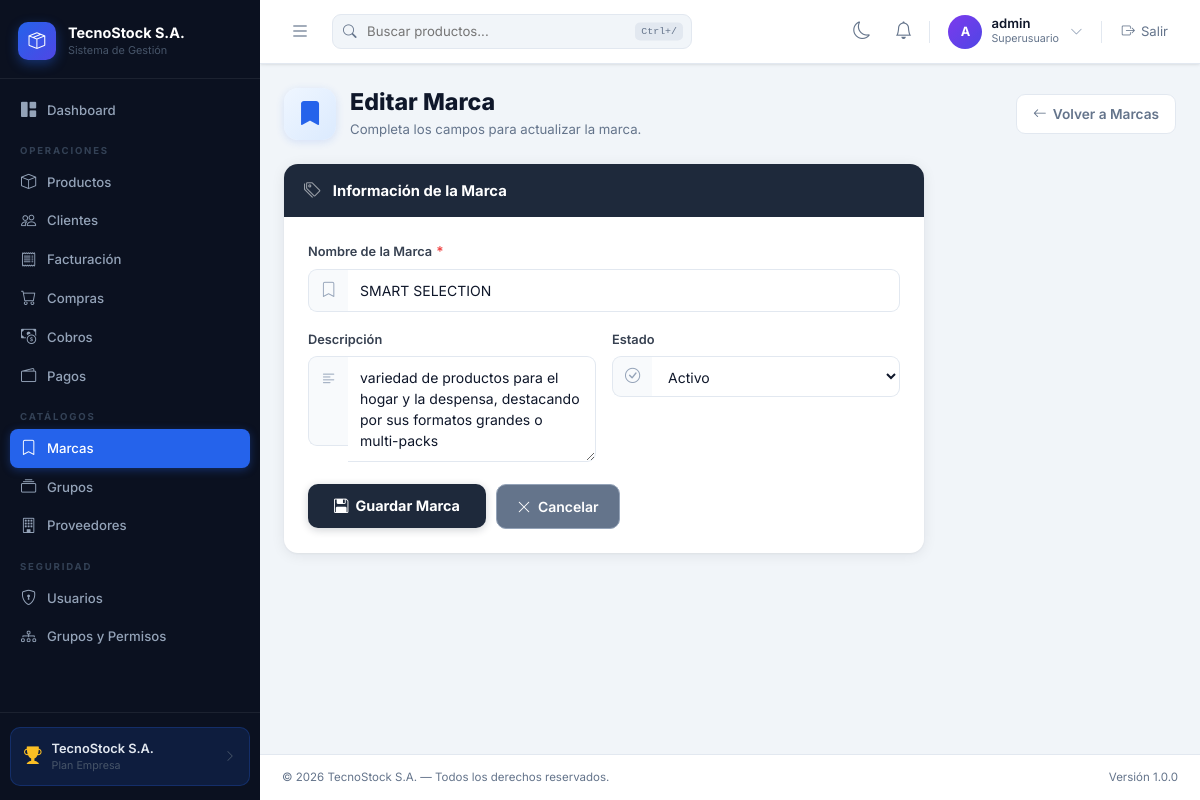
The page /brands/1/edit/ (signed in) on the database its author committed.
### billing/models.py (models this page shows, shortened)
class Brand(models.Model):
    name = models.CharField(max_length=100, unique=True, verbose_name='Nombre')
    description = models.TextField(blank=True, verbose_name='Descripción')
    is_active = models.BooleanField(default=True, verbose_name='Activo')
    created_at = models.DateTimeField(auto_now_add=True)
    updated_at = models.DateTimeField(auto_now=True)
    class Meta:
        verbose_name = 'Marca'
        verbose_name_plural = 'Marcas'
        ordering = ['name']

### billing/views.py (the view)
# urls.py: path('brands/<int:pk>/edit/', views.brand_update, name='brand_update'),
@login_required
@permission_required('billing.change_brand', raise_exception=True)
def brand_update(request, pk):
    brand = get_object_or_404(Brand, pk=pk)
    if request.method == 'POST':
        form = BrandForm(request.POST, instance=brand)
        if form.is_valid():
            form.save()
            messages.success(request, 'Marca actualizada.')
            return redirect('billing:brand_list')
    else:
        form = BrandForm(instance=brand)
    return render(request, 'billing/brand_form.html', {'form': form, 'title': 'Editar Marca'})

### billing/forms.py
class BrandForm(forms.ModelForm):
    class Meta:
        model = Brand
        fields = ('name', 'description', 'is_active')
        widgets = {
            'name': forms.TextInput(attrs={'placeholder': 'Ingrese el nombre de la marca'}),
            'description': forms.Textarea(attrs={'rows': 4, 'placeholder': 'Ingrese una descripción (opcional)'}),
            'is_active': ActiveSelect(),
        }

### cobros/context_processors.py (called while the page is built)
def notifications(request):
    if not request.user.is_authenticated or not request.user.has_perm('cobros.view_cobrofactura'):
        return {}
    qs = Notification.objects.select_related('factura')
    return {
        'nav_notifications': qs[:8],
        'nav_notifications_unread': qs.filter(leida=False).count(),
    }

### billing/templates/billing/brand_form.html (shortened to what this page needs)
{% extends 'base.html' %}
{% block content %}
<div class="frm-page-hdr">
    <div class="frm-page-left">
        <div class="frm-page-icon"><i class="bi bi-bookmark-fill"></i></div>
        <div>
            <h2 class="frm-page-title">{{ title }}</h2>
            <p class="frm-page-sub">Completa los campos para {% if 'Nueva' in title %}crear una nueva{% else %}actualizar la{% endif %} marca.</p>
        </div>
    </div>
    <a href="{% url 'billing:brand_list' %}" class="frm-back-btn">
        <i class="bi bi-arrow-left"></i> Volver a Marcas
    </a>
</div>
<div class="frm-wrap">
    <div class="frm-card">
        <div class="frm-card-hdr">
            <i class="bi bi-tags"></i>
            <span>Información de la Marca</span>
        </div>
        <div class="frm-card-body">
            <form method="post" novalidate>
                <div class="frm-field">
                    <label class="frm-label" for="{{ form.name.id_for_label }}">
                        Nombre de la Marca <span class="frm-req">*</span>
                    </label>
                    <div class="frm-iw">
                        <div class="frm-icon"><i class="bi bi-bookmark"></i></div>
                        <input type="text"
                               name="{{ form.name.html_name }}"
                               id="{{ form.name.id_for_label }}"
                               value="{{ form.name.value|default:'' }}"
                               placeholder="Ingrese el nombre de la marca"
                               {% if form.name.field.required %}required{% endif %}
                               {% if form.name.errors %}style="border-color:#EF4444"{% endif %}>
                    </div>
                </div>
                <div class="frm-grid-2">
                    <div class="frm-field" style="margin-bottom:0">
                        <label class="frm-label" for="{{ form.description.id_for_label }}">Descripción</label>
                        <div class="frm-iw frm-iw-ta">
                            <div class="frm-icon" style="min-height:90px"><i class="bi bi-text-left"></i></div>
                            <textarea name="{{ form.description.html_name }}"
                                      id="{{ form.description.id_for_label }}"
                                      rows="4"
                                      placeholder="Ingrese una descripción (opcional)"
                                      style="border-radius:0 9px 9px 0">{{ form.description.value|default:'' }}</textarea>
                        </div>
                    </div>
                    <div class="frm-field" style="margin-bottom:0">
                        <label class="frm-label" for="{{ form.is_active.id_for_label }}">Estado</label>
                        <div class="frm-iw">
                            <div class="frm-icon"><i class="bi bi-check-circle"></i></div>
                            {{ form.is_active }}
                        </div>
                    </div>
                </div>
                <div class="frm-actions">
                    <button type="submit" class="frm-btn-save">
                        <i class="bi bi-floppy2"></i> Guardar Marca
                    </button>
                    <a href="{% url 'billing:brand_list' %}" class="frm-btn-cancel">
                        <i class="bi bi-x-lg"></i> Cancelar
                    </a>
                </div>
            </form>
        </div>
    </div>
</div>
{% endblock %}

### templates/base.html (shortened to what this page needs)
{% load static %}
<!DOCTYPE html>
<html lang="es">
<head>
<link href="https://cdn.jsdelivr.net/npm/bootstrap@5.3.3/dist/css/bootstrap.min.css" rel="stylesheet">
<link href="https://cdn.jsdelivr.net/npm/bootstrap-icons@1.11.3/font/bootstrap-icons.css" rel="stylesheet">
</head>
<body>
{% if user.is_authenticated %}
<aside id="sidebar">
    <div class="sb-brand">
        <div class="sb-brand-icon"><i class="bi bi-box-seam"></i></div>
        <div><div class="sb-brand-name">TecnoStock S.A.</div><div class="sb-brand-sub">Sistema de Gestión</div></div>
    </div>
    {% with url_name=request.resolver_match.url_name|default:'' app_name=request.resolver_match.app_name|default:'' %}
    <nav class="sb-nav">
        <a href="{% url 'billing:home' %}" class="sb-link {% if url_name == 'home' %}active{% endif %}"><i class="bi bi-grid-1x2-fill"></i> Dashboard</a>
        {% if perms.billing.view_product or perms.billing.view_customer or perms.billing.view_invoice or perms.purchasing.view_purchase or perms.cobros.view_cobrofactura or perms.pagos.view_pagocompra %}
        <div class="sb-section">Operaciones</div>
        {% endif %}
        {% if perms.billing.view_product %}
        <a href="{% url 'billing:product_list' %}" class="sb-link {% if 'product' in url_name and app_name == 'billing' %}active{% endif %}"><i class="bi bi-box"></i> Productos</a>
        {% endif %}
        {% if perms.billing.view_customer %}
        <a href="{% url 'billing:customer_list' %}" class="sb-link {% if 'customer' in url_name %}active{% endif %}"><i class="bi bi-people"></i> Clientes</a>
        {% endif %}
        {% if perms.billing.view_invoice %}
        <a href="{% url 'billing:invoice_list' %}" class="sb-link {% if 'invoice' in url_name %}active{% endif %}"><i class="bi bi-receipt"></i> Facturación</a>
        {% endif %}
        {% if perms.purchasing.view_purchase %}
        <a href="{% url 'purchasing:purchase_list' %}" class="sb-link {% if app_name == 'purchasing' %}active{% endif %}"><i class="bi bi-cart"></i> Compras</a>
        {% endif %}
        {% if perms.cobros.view_cobrofactura %}
        <a href="{% url 'cobros:factura_pendiente_list' %}" class="sb-link {% if app_name == 'cobros' %}active{% endif %}"><i class="bi bi-cash-coin"></i> Cobros</a>
        {% endif %}
        {% if perms.pagos.view_pagocompra %}
        <a href="{% url 'pagos:compra_pendiente_list' %}" class="sb-link {% if app_name == 'pagos' %}active{% endif %}"><i class="bi bi-wallet2"></i> Pagos</a>
        {% endif %}
        {% if perms.billing.view_brand or perms.billing.view_productgroup or perms.billing.view_supplier %}
        <div class="sb-section">Catálogos</div>
        {% endif %}
        {% if perms.billing.view_brand %}
        <a href="{% url 'billing:brand_list' %}" class="sb-link {% if 'brand' in url_name %}active{% endif %}"><i class="bi bi-bookmark"></i> Marcas</a>
        {% endif %}
        {% if perms.billing.view_productgroup %}
        <a href="{% url 'billing:productgroup_list' %}" class="sb-link {% if 'productgroup' in url_name %}active{% endif %}"><i class="bi bi-collection"></i> Grupos</a>
        {% endif %}
        {% if perms.billing.view_supplier %}
        <a href="{% url 'billing:supplier_list' %}" class="sb-link {% if 'supplier' in url_name %}active{% endif %}"><i class="bi bi-building"></i> Proveedores</a>
        {% endif %}
        {% if user.is_staff or user.is_superuser %}
        <div class="sb-section">Seguridad</div>
        <a href="{% url 'security:user_list' %}" class="sb-link {% if 'user' in url_name and app_name == 'security' %}active{% endif %}"><i class="bi bi-shield-lock"></i> Usuarios</a>
        <a href="{% url 'security:group_list' %}" class="sb-link {% if 'group' in url_name and app_name == 'security' %}active{% endif %}"><i class="bi bi-diagram-3"></i> Grupos y Permisos</a>
        {% endif %}
    </nav>
    {% endwith %}
    <div class="sb-footer">
        <div class="sb-plan-card">
            <i class="bi bi-trophy-fill sb-plan-icon"></i>
            <div style="flex:1;min-width:0"><div class="sb-plan-name">TecnoStock S.A.</div><div class="sb-plan-label">Plan Empresa</div></div>
            <i class="bi bi-chevron-right" style="color:#475569;font-size:.75rem"></i>
        </div>
    </div>
</aside>
{% endif %}
<div id="main-wrap" {% if not user.is_authenticated %}class="no-sidebar"{% endif %}>
{% if user.is_authenticated %}
    <header class="topbar">
        <button class="sb-toggle" id="sidebarToggle"><i class="bi bi-list"></i></button>
        <div class="topbar-search">
            <input type="text" id="globalSearch" placeholder="Buscar productos..." data-url="{% url 'billing:product_list' %}">
            <span class="ts-kbd">Ctrl+/</span>
        </div>
        <div class="topbar-right">
            <button class="theme-toggle" id="themeToggle" type="button" title="Cambiar tema">
                <i class="bi bi-moon"></i>
            </button>
            <div class="dropdown notif-wrap">
                <button class="notif-btn" type="button" data-bs-toggle="dropdown" aria-expanded="false" title="Notificaciones">
                    <i class="bi bi-bell"></i>
                </button>
            </div>
            <div class="user-chip">
                <div class="user-avatar">{{ user.username|first|upper }}</div>
                <div>
                    <div class="user-name">{{ user.get_full_name|default:user.username }}</div>
                    <div class="user-role">{% if user.is_superuser %}Superusuario{% else %}{% with g=user.groups.first %}{% if g %}{{ g.name }}{% else %}Usuario{% endif %}{% endwith %}{% endif %}</div>
                </div>
                <i class="bi bi-chevron-down" style="color:#94A3B8;font-size:.8rem;margin-left:2px"></i>
            </div>
            <form method="post" action="{% url 'logout' %}" style="margin:0">
                <button type="submit" class="logout-btn"><i class="bi bi-box-arrow-right"></i> Salir</button>
            </form>
        </div>
    </header>
    <div class="content-area"><main>
{% endif %}
{% block content %}{% endblock %}
{% if user.is_authenticated %}
    </main></div>
    <footer class="site-footer">
        <span>© 2026 TecnoStock S.A. — Todos los derechos reservados.</span>
        <span>Versión 1.0.0</span>
    </footer>
{% else %}
    </div></div>
{% endif %}
</div>
</body>
</html>

### billing/templates/billing/brand_form.html (style rules this page uses)
.frm-page-hdr { display:flex;justify-content:space-between;align-items:center;margin-bottom:24px;flex-wrap:wrap;gap:12px }
.frm-page-left { display:flex;align-items:center;gap:14px }
.frm-page-icon { width:52px;height:52px;background:linear-gradient(135deg,#EFF6FF,#DBEAFE);border-radius:14px;display:flex;align-items:center;justify-content:center;font-size:1.5rem;color:#2563EB;box-shadow:0 2px 8px rgba(37,99,235,.14);flex-shrink:0 }
.frm-page-title { font-size:1.45rem;font-weight:800;color:#0F172A;margin:0;line-height:1.2 }
.frm-page-sub { font-size:.825rem;color:#64748B;margin:3px 0 0 }
.frm-back-btn { display:inline-flex;align-items:center;gap:6px;padding:9px 16px;border:1.5px solid #E2E8F0;border-radius:9px;background:#fff;color:#64748B;font-size:.855rem;font-weight:600;text-decoration:none;transition:background .15s;white-space:nowrap }
.frm-wrap { max-width:640px }
.frm-card { background:#fff;border-radius:14px;box-shadow:0 2px 14px rgba(15,23,42,.08),0 1px 3px rgba(15,23,42,.05);overflow:hidden;margin-bottom:16px }
.frm-card-hdr { background:#1E293B;padding:14px 20px;display:flex;align-items:center;gap:12px }
.frm-card-hdr i { color:rgba(255,255,255,.55);font-size:1.05rem }
.frm-card-hdr span { color:#fff;font-size:.925rem;font-weight:700 }
.frm-card-body { padding:24px }
.frm-grid-2 { display:grid;grid-template-columns:1fr 1fr;gap:16px }
.frm-field { margin-bottom:18px }
.frm-field:last-child { margin-bottom:0 }
.frm-label { font-size:.8rem;font-weight:600;color:#374151;display:flex;align-items:center;gap:4px;margin-bottom:7px }
.frm-req { color:#EF4444;font-size:.85rem }
.frm-iw { display:flex;align-items:stretch }
.frm-iw-ta { align-items:flex-start }
.frm-icon { width:40px;min-width:40px;background:#F8FAFC;border:1.5px solid #E2E8F0; border-right:none;border-radius:9px 0 0 9px; display:flex;align-items:center;justify-content:center; color:#94A3B8;font-size:.95rem;flex-shrink:0; transition:border-color .15s,color .15s,background .15s; }
.frm-iw-ta .frm-icon { align-items:flex-start;padding-top:11px }
.frm-iw input,.frm-iw select,.frm-iw textarea { flex:1;min-width:0; border:1.5px solid #E2E8F0;border-left:none;border-radius:0 9px 9px 0; padding:10px 12px;font-size:.875rem;color:#0F172A; outline:none;background:#fff;font-family:inherit; transition:border-color .15s,box-shadow .15s; }
.frm-iw textarea { resize:vertical }
.frm-iw input::placeholder,.frm-iw textarea::placeholder { color:#CBD5E1 }
.frm-actions { display:flex;align-items:center;gap:10px;margin-top:22px;flex-wrap:wrap }
.frm-btn-save { display:inline-flex;align-items:center;gap:7px;padding:11px 26px;border:none;border-radius:10px;background:#1E293B;color:#fff;font-size:.9rem;font-weight:700;cursor:pointer;font-family:inherit;transition:background .15s,transform .1s;box-shadow:0 2px 8px rgba(15,23,42,.2) }
.frm-btn-cancel { display:inline-flex;align-items:center;gap:7px;padding:11px 20px;border:1.5px solid #94A3B8;border-radius:10px;background:#64748B;color:#fff;font-size:.875rem;font-weight:600;text-decoration:none;transition:background .15s;white-space:nowrap }

### rows shown on the page
Brand: name "SMART SELECTION", description "variedad de productos para el hogar y la despensa, destacando por sus formatos grandes o multi-packs", is_active "Activo"

### other values the page prints
{{ user.username|first|upper }} "A"
{{ user.get_full_name|default:user.username }} "admin"
{{ title }} "Editar Marca"
